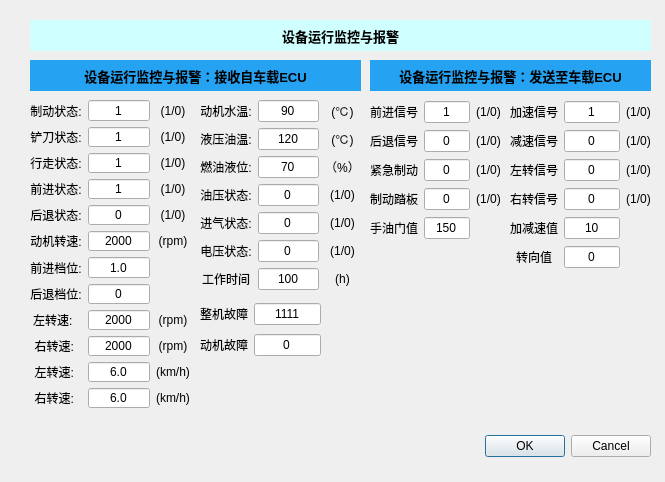
<?xml version="1.0" encoding="UTF-8"?>
<ui version="4.0">
 <class>ecu_more</class>
 <widget class="QDialog" name="ecu_more">
  <property name="geometry">
   <rect>
    <x>0</x>
    <y>0</y>
    <width>665</width>
    <height>482</height>
   </rect>
  </property>
  <property name="windowTitle">
   <string>Dialog</string>
  </property>
  <widget class="QDialogButtonBox" name="buttonBox">
   <property name="geometry">
    <rect>
     <x>310</x>
     <y>430</y>
     <width>341</width>
     <height>32</height>
    </rect>
   </property>
   <property name="orientation">
    <enum>Qt::Horizontal</enum>
   </property>
   <property name="standardButtons">
    <set>QDialogButtonBox::Cancel|QDialogButtonBox::Ok</set>
   </property>
  </widget>
  <widget class="QLabel" name="lbl_vertex_number_31">
   <property name="geometry">
    <rect>
     <x>370</x>
     <y>60</y>
     <width>281</width>
     <height>31</height>
    </rect>
   </property>
   <property name="font">
    <font>
     <pointsize>10</pointsize>
     <weight>75</weight>
     <bold>true</bold>
    </font>
   </property>
   <property name="styleSheet">
    <string notr="true">background-color: rgb(37, 162, 242);</string>
   </property>
   <property name="text">
    <string>设备运行监控与报警：发送至车载ECU</string>
   </property>
   <property name="alignment">
    <set>Qt::AlignCenter</set>
   </property>
  </widget>
  <widget class="QWidget" name="gridLayoutWidget">
   <property name="geometry">
    <rect>
     <x>370</x>
     <y>100</y>
     <width>131</width>
     <height>141</height>
    </rect>
   </property>
   <layout class="QGridLayout" name="gridLayout">
    <item row="2" column="0">
     <widget class="QLabel" name="label_621">
      <property name="text">
       <string>紧急制动</string>
      </property>
      <property name="alignment">
       <set>Qt::AlignCenter</set>
      </property>
     </widget>
    </item>
    <item row="3" column="2">
     <widget class="QLabel" name="label_634">
      <property name="text">
       <string>(1/0)</string>
      </property>
      <property name="alignment">
       <set>Qt::AlignCenter</set>
      </property>
     </widget>
    </item>
    <item row="1" column="1">
     <widget class="QLineEdit" name="lineEdit_195">
      <property name="text">
       <string>0</string>
      </property>
      <property name="alignment">
       <set>Qt::AlignCenter</set>
      </property>
     </widget>
    </item>
    <item row="0" column="1">
     <widget class="QLineEdit" name="lineEdit_190">
      <property name="text">
       <string>1</string>
      </property>
      <property name="alignment">
       <set>Qt::AlignCenter</set>
      </property>
     </widget>
    </item>
    <item row="4" column="0">
     <widget class="QLabel" name="label_623">
      <property name="text">
       <string>手油门值</string>
      </property>
      <property name="alignment">
       <set>Qt::AlignCenter</set>
      </property>
     </widget>
    </item>
    <item row="2" column="1">
     <widget class="QLineEdit" name="lineEdit_196">
      <property name="text">
       <string>0</string>
      </property>
      <property name="alignment">
       <set>Qt::AlignCenter</set>
      </property>
     </widget>
    </item>
    <item row="3" column="1">
     <widget class="QLineEdit" name="lineEdit_197">
      <property name="text">
       <string>0</string>
      </property>
      <property name="alignment">
       <set>Qt::AlignCenter</set>
      </property>
     </widget>
    </item>
    <item row="3" column="0">
     <widget class="QLabel" name="label_622">
      <property name="text">
       <string>制动踏板</string>
      </property>
      <property name="alignment">
       <set>Qt::AlignCenter</set>
      </property>
     </widget>
    </item>
    <item row="1" column="0">
     <widget class="QLabel" name="label_618">
      <property name="text">
       <string>后退信号</string>
      </property>
      <property name="alignment">
       <set>Qt::AlignCenter</set>
      </property>
     </widget>
    </item>
    <item row="0" column="0">
     <widget class="QLabel" name="label_615">
      <property name="text">
       <string>前进信号</string>
      </property>
      <property name="alignment">
       <set>Qt::AlignCenter</set>
      </property>
     </widget>
    </item>
    <item row="4" column="1">
     <widget class="QLineEdit" name="lineEdit_198">
      <property name="text">
       <string>150</string>
      </property>
      <property name="alignment">
       <set>Qt::AlignCenter</set>
      </property>
     </widget>
    </item>
    <item row="2" column="2">
     <widget class="QLabel" name="label_640">
      <property name="text">
       <string>(1/0)</string>
      </property>
      <property name="alignment">
       <set>Qt::AlignCenter</set>
      </property>
     </widget>
    </item>
    <item row="1" column="2">
     <widget class="QLabel" name="label_642">
      <property name="text">
       <string>(1/0)</string>
      </property>
      <property name="alignment">
       <set>Qt::AlignCenter</set>
      </property>
     </widget>
    </item>
    <item row="0" column="2">
     <widget class="QLabel" name="label_668">
      <property name="text">
       <string>(1/0)</string>
      </property>
      <property name="alignment">
       <set>Qt::AlignCenter</set>
      </property>
     </widget>
    </item>
   </layout>
  </widget>
  <widget class="QLabel" name="lbl_vertex_number_33">
   <property name="geometry">
    <rect>
     <x>30</x>
     <y>60</y>
     <width>331</width>
     <height>31</height>
    </rect>
   </property>
   <property name="font">
    <font>
     <pointsize>10</pointsize>
     <weight>75</weight>
     <bold>true</bold>
    </font>
   </property>
   <property name="styleSheet">
    <string notr="true">background-color: rgb(37, 162, 242);</string>
   </property>
   <property name="text">
    <string>设备运行监控与报警：接收自车载ECU</string>
   </property>
   <property name="alignment">
    <set>Qt::AlignCenter</set>
   </property>
  </widget>
  <widget class="QLabel" name="label">
   <property name="geometry">
    <rect>
     <x>30</x>
     <y>20</y>
     <width>621</width>
     <height>31</height>
    </rect>
   </property>
   <property name="font">
    <font>
     <pointsize>10</pointsize>
     <weight>75</weight>
     <bold>true</bold>
    </font>
   </property>
   <property name="styleSheet">
    <string notr="true">background-color: rgb(208, 255, 255);</string>
   </property>
   <property name="text">
    <string>设备运行监控与报警</string>
   </property>
   <property name="alignment">
    <set>Qt::AlignCenter</set>
   </property>
  </widget>
  <widget class="QWidget" name="gridLayoutWidget_2">
   <property name="geometry">
    <rect>
     <x>200</x>
     <y>300</y>
     <width>121</width>
     <height>61</height>
    </rect>
   </property>
   <layout class="QGridLayout" name="gridLayout_2">
    <item row="1" column="1">
     <widget class="QLineEdit" name="lineEdit_205">
      <property name="text">
       <string>0</string>
      </property>
      <property name="alignment">
       <set>Qt::AlignCenter</set>
      </property>
     </widget>
    </item>
    <item row="0" column="1">
     <widget class="QLineEdit" name="lineEdit_204">
      <property name="text">
       <string>1111</string>
      </property>
      <property name="alignment">
       <set>Qt::AlignCenter</set>
      </property>
     </widget>
    </item>
    <item row="0" column="0">
     <widget class="QLabel" name="label_639">
      <property name="text">
       <string>整机故障</string>
      </property>
      <property name="alignment">
       <set>Qt::AlignCenter</set>
      </property>
     </widget>
    </item>
    <item row="1" column="0">
     <widget class="QLabel" name="label_641">
      <property name="text">
       <string>动机故障</string>
      </property>
      <property name="alignment">
       <set>Qt::AlignCenter</set>
      </property>
     </widget>
    </item>
   </layout>
  </widget>
  <widget class="QWidget" name="gridLayoutWidget_7">
   <property name="geometry">
    <rect>
     <x>30</x>
     <y>100</y>
     <width>160</width>
     <height>308</height>
    </rect>
   </property>
   <layout class="QGridLayout" name="gridLayout_8">
    <item row="6" column="0">
     <widget class="QLabel" name="label_595">
      <property name="text">
       <string>前进档位:</string>
      </property>
      <property name="alignment">
       <set>Qt::AlignCenter</set>
      </property>
     </widget>
    </item>
    <item row="7" column="0">
     <widget class="QLabel" name="label_596">
      <property name="text">
       <string>后退档位:</string>
      </property>
      <property name="alignment">
       <set>Qt::AlignCenter</set>
      </property>
     </widget>
    </item>
    <item row="5" column="2">
     <widget class="QLabel" name="label_635">
      <property name="text">
       <string>(rpm)</string>
      </property>
      <property name="alignment">
       <set>Qt::AlignCenter</set>
      </property>
     </widget>
    </item>
    <item row="9" column="2">
     <widget class="QLabel" name="label_658">
      <property name="text">
       <string>(rpm)</string>
      </property>
      <property name="alignment">
       <set>Qt::AlignCenter</set>
      </property>
     </widget>
    </item>
    <item row="0" column="0">
     <widget class="QLabel" name="label_593">
      <property name="text">
       <string>制动状态:</string>
      </property>
      <property name="alignment">
       <set>Qt::AlignCenter</set>
      </property>
     </widget>
    </item>
    <item row="8" column="2">
     <widget class="QLabel" name="label_637">
      <property name="text">
       <string>(rpm)</string>
      </property>
      <property name="alignment">
       <set>Qt::AlignCenter</set>
      </property>
     </widget>
    </item>
    <item row="3" column="1">
     <widget class="QLineEdit" name="lineEdit_188">
      <property name="text">
       <string>1</string>
      </property>
      <property name="alignment">
       <set>Qt::AlignCenter</set>
      </property>
     </widget>
    </item>
    <item row="3" column="2">
     <widget class="QLabel" name="label_617">
      <property name="text">
       <string>(1/0)</string>
      </property>
      <property name="alignment">
       <set>Qt::AlignCenter</set>
      </property>
     </widget>
    </item>
    <item row="2" column="2">
     <widget class="QLabel" name="label_616">
      <property name="text">
       <string>(1/0)</string>
      </property>
      <property name="alignment">
       <set>Qt::AlignCenter</set>
      </property>
     </widget>
    </item>
    <item row="0" column="2">
     <widget class="QLabel" name="label_613">
      <property name="text">
       <string>(1/0)</string>
      </property>
      <property name="alignment">
       <set>Qt::AlignCenter</set>
      </property>
     </widget>
    </item>
    <item row="10" column="1">
     <widget class="QLineEdit" name="lineEdit_193">
      <property name="text">
       <string>6.0</string>
      </property>
      <property name="alignment">
       <set>Qt::AlignCenter</set>
      </property>
     </widget>
    </item>
    <item row="10" column="2">
     <widget class="QLabel" name="label_665">
      <property name="text">
       <string>(km/h)</string>
      </property>
      <property name="alignment">
       <set>Qt::AlignCenter</set>
      </property>
     </widget>
    </item>
    <item row="0" column="1">
     <widget class="QLineEdit" name="lineEdit_168">
      <property name="text">
       <string>1</string>
      </property>
      <property name="alignment">
       <set>Qt::AlignCenter</set>
      </property>
     </widget>
    </item>
    <item row="10" column="0">
     <widget class="QLabel" name="label_664">
      <property name="text">
       <string>左转速: </string>
      </property>
      <property name="alignment">
       <set>Qt::AlignCenter</set>
      </property>
     </widget>
    </item>
    <item row="7" column="1">
     <widget class="QLineEdit" name="lineEdit_173">
      <property name="text">
       <string>0</string>
      </property>
      <property name="alignment">
       <set>Qt::AlignCenter</set>
      </property>
     </widget>
    </item>
    <item row="4" column="0">
     <widget class="QLabel" name="label_627">
      <property name="text">
       <string>后退状态:</string>
      </property>
      <property name="alignment">
       <set>Qt::AlignCenter</set>
      </property>
     </widget>
    </item>
    <item row="9" column="0">
     <widget class="QLabel" name="label_606">
      <property name="text">
       <string>右转速: </string>
      </property>
      <property name="alignment">
       <set>Qt::AlignCenter</set>
      </property>
     </widget>
    </item>
    <item row="5" column="1">
     <widget class="QLineEdit" name="lineEdit_171">
      <property name="text">
       <string>2000</string>
      </property>
      <property name="alignment">
       <set>Qt::AlignCenter</set>
      </property>
     </widget>
    </item>
    <item row="1" column="1">
     <widget class="QLineEdit" name="lineEdit_169">
      <property name="text">
       <string>1</string>
      </property>
      <property name="alignment">
       <set>Qt::AlignCenter</set>
      </property>
     </widget>
    </item>
    <item row="3" column="0">
     <widget class="QLabel" name="label_626">
      <property name="text">
       <string>前进状态:</string>
      </property>
      <property name="alignment">
       <set>Qt::AlignCenter</set>
      </property>
     </widget>
    </item>
    <item row="4" column="2">
     <widget class="QLabel" name="label_619">
      <property name="text">
       <string>(1/0)</string>
      </property>
      <property name="alignment">
       <set>Qt::AlignCenter</set>
      </property>
     </widget>
    </item>
    <item row="1" column="0">
     <widget class="QLabel" name="label_594">
      <property name="text">
       <string>铲刀状态:</string>
      </property>
      <property name="alignment">
       <set>Qt::AlignCenter</set>
      </property>
     </widget>
    </item>
    <item row="9" column="1">
     <widget class="QLineEdit" name="lineEdit_181">
      <property name="text">
       <string>2000</string>
      </property>
      <property name="alignment">
       <set>Qt::AlignCenter</set>
      </property>
     </widget>
    </item>
    <item row="8" column="0">
     <widget class="QLabel" name="label_605">
      <property name="text">
       <string>左转速:  </string>
      </property>
      <property name="alignment">
       <set>Qt::AlignCenter</set>
      </property>
     </widget>
    </item>
    <item row="1" column="2">
     <widget class="QLabel" name="label_614">
      <property name="text">
       <string>(1/0)</string>
      </property>
      <property name="alignment">
       <set>Qt::AlignCenter</set>
      </property>
     </widget>
    </item>
    <item row="2" column="0">
     <widget class="QLabel" name="label_597">
      <property name="text">
       <string>行走状态:</string>
      </property>
      <property name="alignment">
       <set>Qt::AlignCenter</set>
      </property>
     </widget>
    </item>
    <item row="5" column="0">
     <widget class="QLabel" name="label_598">
      <property name="text">
       <string>动机转速:</string>
      </property>
      <property name="alignment">
       <set>Qt::AlignCenter</set>
      </property>
     </widget>
    </item>
    <item row="4" column="1">
     <widget class="QLineEdit" name="lineEdit_189">
      <property name="text">
       <string>0</string>
      </property>
      <property name="alignment">
       <set>Qt::AlignCenter</set>
      </property>
     </widget>
    </item>
    <item row="8" column="1">
     <widget class="QLineEdit" name="lineEdit_180">
      <property name="text">
       <string>2000</string>
      </property>
      <property name="alignment">
       <set>Qt::AlignCenter</set>
      </property>
     </widget>
    </item>
    <item row="2" column="1">
     <widget class="QLineEdit" name="lineEdit_170">
      <property name="text">
       <string>1</string>
      </property>
      <property name="alignment">
       <set>Qt::AlignCenter</set>
      </property>
     </widget>
    </item>
    <item row="6" column="1">
     <widget class="QLineEdit" name="lineEdit_172">
      <property name="text">
       <string>1.0</string>
      </property>
      <property name="alignment">
       <set>Qt::AlignCenter</set>
      </property>
     </widget>
    </item>
    <item row="11" column="0">
     <widget class="QLabel" name="label_666">
      <property name="text">
       <string>右转速: </string>
      </property>
      <property name="alignment">
       <set>Qt::AlignCenter</set>
      </property>
     </widget>
    </item>
    <item row="11" column="1">
     <widget class="QLineEdit" name="lineEdit_194">
      <property name="text">
       <string>6.0</string>
      </property>
      <property name="alignment">
       <set>Qt::AlignCenter</set>
      </property>
     </widget>
    </item>
    <item row="11" column="2">
     <widget class="QLabel" name="label_667">
      <property name="text">
       <string>(km/h)</string>
      </property>
      <property name="alignment">
       <set>Qt::AlignCenter</set>
      </property>
     </widget>
    </item>
   </layout>
  </widget>
  <widget class="QWidget" name="gridLayoutWidget_8">
   <property name="geometry">
    <rect>
     <x>200</x>
     <y>100</y>
     <width>160</width>
     <height>191</height>
    </rect>
   </property>
   <layout class="QGridLayout" name="gridLayout_9">
    <item row="5" column="0">
     <widget class="QLabel" name="label_601">
      <property name="text">
       <string>电压状态:</string>
      </property>
      <property name="alignment">
       <set>Qt::AlignCenter</set>
      </property>
     </widget>
    </item>
    <item row="5" column="1">
     <widget class="QLineEdit" name="lineEdit_191">
      <property name="text">
       <string>0</string>
      </property>
      <property name="alignment">
       <set>Qt::AlignCenter</set>
      </property>
     </widget>
    </item>
    <item row="3" column="0">
     <widget class="QLabel" name="label_604">
      <property name="text">
       <string>油压状态:</string>
      </property>
      <property name="alignment">
       <set>Qt::AlignCenter</set>
      </property>
     </widget>
    </item>
    <item row="2" column="0">
     <widget class="QLabel" name="label_603">
      <property name="text">
       <string>燃油液位:</string>
      </property>
      <property name="alignment">
       <set>Qt::AlignCenter</set>
      </property>
     </widget>
    </item>
    <item row="0" column="0">
     <widget class="QLabel" name="label_599">
      <property name="text">
       <string>动机水温:</string>
      </property>
      <property name="alignment">
       <set>Qt::AlignCenter</set>
      </property>
     </widget>
    </item>
    <item row="5" column="2">
     <widget class="QLabel" name="label_629">
      <property name="text">
       <string>(1/0)</string>
      </property>
      <property name="alignment">
       <set>Qt::AlignCenter</set>
      </property>
     </widget>
    </item>
    <item row="3" column="1">
     <widget class="QLineEdit" name="lineEdit_177">
      <property name="text">
       <string>0</string>
      </property>
      <property name="alignment">
       <set>Qt::AlignCenter</set>
      </property>
     </widget>
    </item>
    <item row="2" column="2">
     <widget class="QLabel" name="label_661">
      <property name="text">
       <string>（%）</string>
      </property>
      <property name="alignment">
       <set>Qt::AlignCenter</set>
      </property>
     </widget>
    </item>
    <item row="1" column="2">
     <widget class="QLabel" name="label_660">
      <property name="text">
       <string>(℃)</string>
      </property>
      <property name="alignment">
       <set>Qt::AlignCenter</set>
      </property>
     </widget>
    </item>
    <item row="4" column="1">
     <widget class="QLineEdit" name="lineEdit_192">
      <property name="text">
       <string>0</string>
      </property>
      <property name="alignment">
       <set>Qt::AlignCenter</set>
      </property>
     </widget>
    </item>
    <item row="2" column="1">
     <widget class="QLineEdit" name="lineEdit_176">
      <property name="text">
       <string>70</string>
      </property>
      <property name="alignment">
       <set>Qt::AlignCenter</set>
      </property>
     </widget>
    </item>
    <item row="4" column="2">
     <widget class="QLabel" name="label_620">
      <property name="text">
       <string>(1/0)</string>
      </property>
      <property name="alignment">
       <set>Qt::AlignCenter</set>
      </property>
     </widget>
    </item>
    <item row="1" column="1">
     <widget class="QLineEdit" name="lineEdit_175">
      <property name="text">
       <string>120</string>
      </property>
      <property name="alignment">
       <set>Qt::AlignCenter</set>
      </property>
     </widget>
    </item>
    <item row="3" column="2">
     <widget class="QLabel" name="label_628">
      <property name="text">
       <string>(1/0)</string>
      </property>
      <property name="alignment">
       <set>Qt::AlignCenter</set>
      </property>
     </widget>
    </item>
    <item row="0" column="1">
     <widget class="QLineEdit" name="lineEdit_174">
      <property name="text">
       <string>90</string>
      </property>
      <property name="alignment">
       <set>Qt::AlignCenter</set>
      </property>
     </widget>
    </item>
    <item row="4" column="0">
     <widget class="QLabel" name="label_659">
      <property name="text">
       <string>进气状态:</string>
      </property>
      <property name="alignment">
       <set>Qt::AlignCenter</set>
      </property>
     </widget>
    </item>
    <item row="0" column="2">
     <widget class="QLabel" name="label_636">
      <property name="text">
       <string>(℃)</string>
      </property>
      <property name="alignment">
       <set>Qt::AlignCenter</set>
      </property>
     </widget>
    </item>
    <item row="1" column="0">
     <widget class="QLabel" name="label_600">
      <property name="text">
       <string>液压油温:</string>
      </property>
      <property name="alignment">
       <set>Qt::AlignCenter</set>
      </property>
     </widget>
    </item>
    <item row="6" column="0">
     <widget class="QLabel" name="label_662">
      <property name="text">
       <string>工作时间</string>
      </property>
      <property name="alignment">
       <set>Qt::AlignCenter</set>
      </property>
     </widget>
    </item>
    <item row="6" column="1">
     <widget class="QLineEdit" name="lineEdit_178">
      <property name="text">
       <string>100</string>
      </property>
      <property name="alignment">
       <set>Qt::AlignCenter</set>
      </property>
     </widget>
    </item>
    <item row="6" column="2">
     <widget class="QLabel" name="label_663">
      <property name="text">
       <string>(h)</string>
      </property>
      <property name="alignment">
       <set>Qt::AlignCenter</set>
      </property>
     </widget>
    </item>
   </layout>
  </widget>
  <widget class="QWidget" name="gridLayoutWidget_10">
   <property name="geometry">
    <rect>
     <x>510</x>
     <y>100</y>
     <width>141</width>
     <height>171</height>
    </rect>
   </property>
   <layout class="QGridLayout" name="gridLayout_11">
    <item row="1" column="0">
     <widget class="QLabel" name="label_631">
      <property name="text">
       <string>减速信号</string>
      </property>
      <property name="alignment">
       <set>Qt::AlignCenter</set>
      </property>
     </widget>
    </item>
    <item row="2" column="1">
     <widget class="QLineEdit" name="lineEdit_201">
      <property name="text">
       <string>0</string>
      </property>
      <property name="alignment">
       <set>Qt::AlignCenter</set>
      </property>
     </widget>
    </item>
    <item row="3" column="1">
     <widget class="QLineEdit" name="lineEdit_202">
      <property name="text">
       <string>0</string>
      </property>
      <property name="alignment">
       <set>Qt::AlignCenter</set>
      </property>
     </widget>
    </item>
    <item row="1" column="1">
     <widget class="QLineEdit" name="lineEdit_199">
      <property name="text">
       <string>0</string>
      </property>
      <property name="alignment">
       <set>Qt::AlignCenter</set>
      </property>
     </widget>
    </item>
    <item row="0" column="1">
     <widget class="QLineEdit" name="lineEdit_200">
      <property name="text">
       <string>1</string>
      </property>
      <property name="alignment">
       <set>Qt::AlignCenter</set>
      </property>
     </widget>
    </item>
    <item row="4" column="0">
     <widget class="QLabel" name="label_625">
      <property name="text">
       <string>加减速值</string>
      </property>
      <property name="alignment">
       <set>Qt::AlignCenter</set>
      </property>
     </widget>
    </item>
    <item row="3" column="0">
     <widget class="QLabel" name="label_630">
      <property name="text">
       <string>右转信号</string>
      </property>
      <property name="alignment">
       <set>Qt::AlignCenter</set>
      </property>
     </widget>
    </item>
    <item row="4" column="1">
     <widget class="QLineEdit" name="lineEdit_203">
      <property name="text">
       <string>10</string>
      </property>
      <property name="alignment">
       <set>Qt::AlignCenter</set>
      </property>
     </widget>
    </item>
    <item row="2" column="2">
     <widget class="QLabel" name="label_670">
      <property name="text">
       <string>(1/0)</string>
      </property>
      <property name="alignment">
       <set>Qt::AlignCenter</set>
      </property>
     </widget>
    </item>
    <item row="1" column="2">
     <widget class="QLabel" name="label_671">
      <property name="text">
       <string>(1/0)</string>
      </property>
      <property name="alignment">
       <set>Qt::AlignCenter</set>
      </property>
     </widget>
    </item>
    <item row="0" column="2">
     <widget class="QLabel" name="label_672">
      <property name="text">
       <string>(1/0)</string>
      </property>
      <property name="alignment">
       <set>Qt::AlignCenter</set>
      </property>
     </widget>
    </item>
    <item row="0" column="0">
     <widget class="QLabel" name="label_632">
      <property name="text">
       <string>加速信号</string>
      </property>
      <property name="alignment">
       <set>Qt::AlignCenter</set>
      </property>
     </widget>
    </item>
    <item row="2" column="0">
     <widget class="QLabel" name="label_624">
      <property name="text">
       <string>左转信号</string>
      </property>
      <property name="alignment">
       <set>Qt::AlignCenter</set>
      </property>
     </widget>
    </item>
    <item row="3" column="2">
     <widget class="QLabel" name="label_669">
      <property name="text">
       <string>(1/0)</string>
      </property>
      <property name="alignment">
       <set>Qt::AlignCenter</set>
      </property>
     </widget>
    </item>
    <item row="5" column="0">
     <widget class="QLabel" name="label_633">
      <property name="text">
       <string>转向值</string>
      </property>
      <property name="alignment">
       <set>Qt::AlignCenter</set>
      </property>
     </widget>
    </item>
    <item row="5" column="1">
     <widget class="QLineEdit" name="lineEdit_210">
      <property name="text">
       <string>0</string>
      </property>
      <property name="alignment">
       <set>Qt::AlignCenter</set>
      </property>
     </widget>
    </item>
   </layout>
  </widget>
 </widget>
 <resources/>
 <connections>
  <connection>
   <sender>buttonBox</sender>
   <signal>accepted()</signal>
   <receiver>ecu_more</receiver>
   <slot>accept()</slot>
   <hints>
    <hint type="sourcelabel">
     <x>248</x>
     <y>254</y>
    </hint>
    <hint type="destinationlabel">
     <x>157</x>
     <y>274</y>
    </hint>
   </hints>
  </connection>
  <connection>
   <sender>buttonBox</sender>
   <signal>rejected()</signal>
   <receiver>ecu_more</receiver>
   <slot>reject()</slot>
   <hints>
    <hint type="sourcelabel">
     <x>316</x>
     <y>260</y>
    </hint>
    <hint type="destinationlabel">
     <x>286</x>
     <y>274</y>
    </hint>
   </hints>
  </connection>
 </connections>
</ui>
